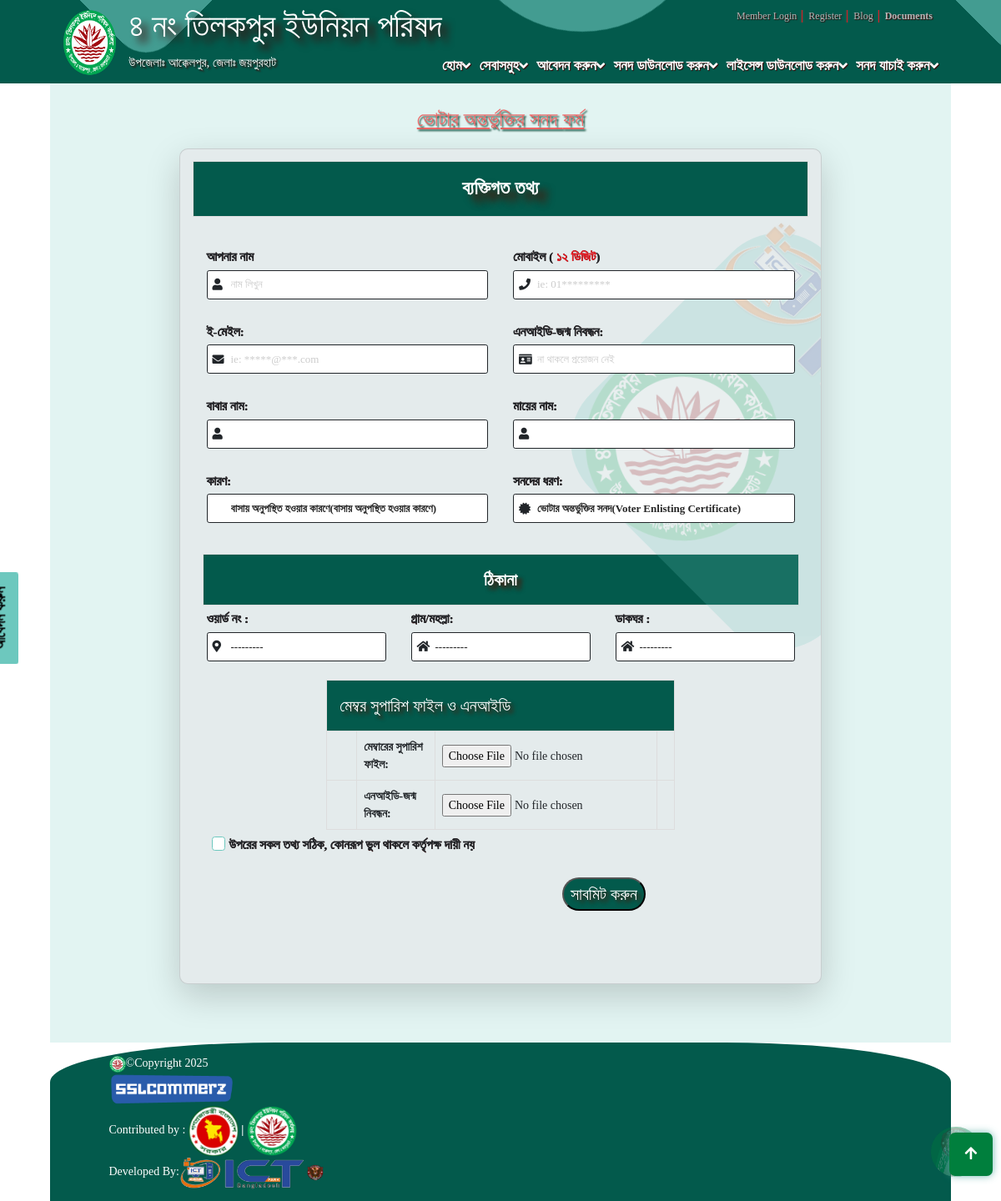
Before: /apply_for_certificate/3/ with the older database file.
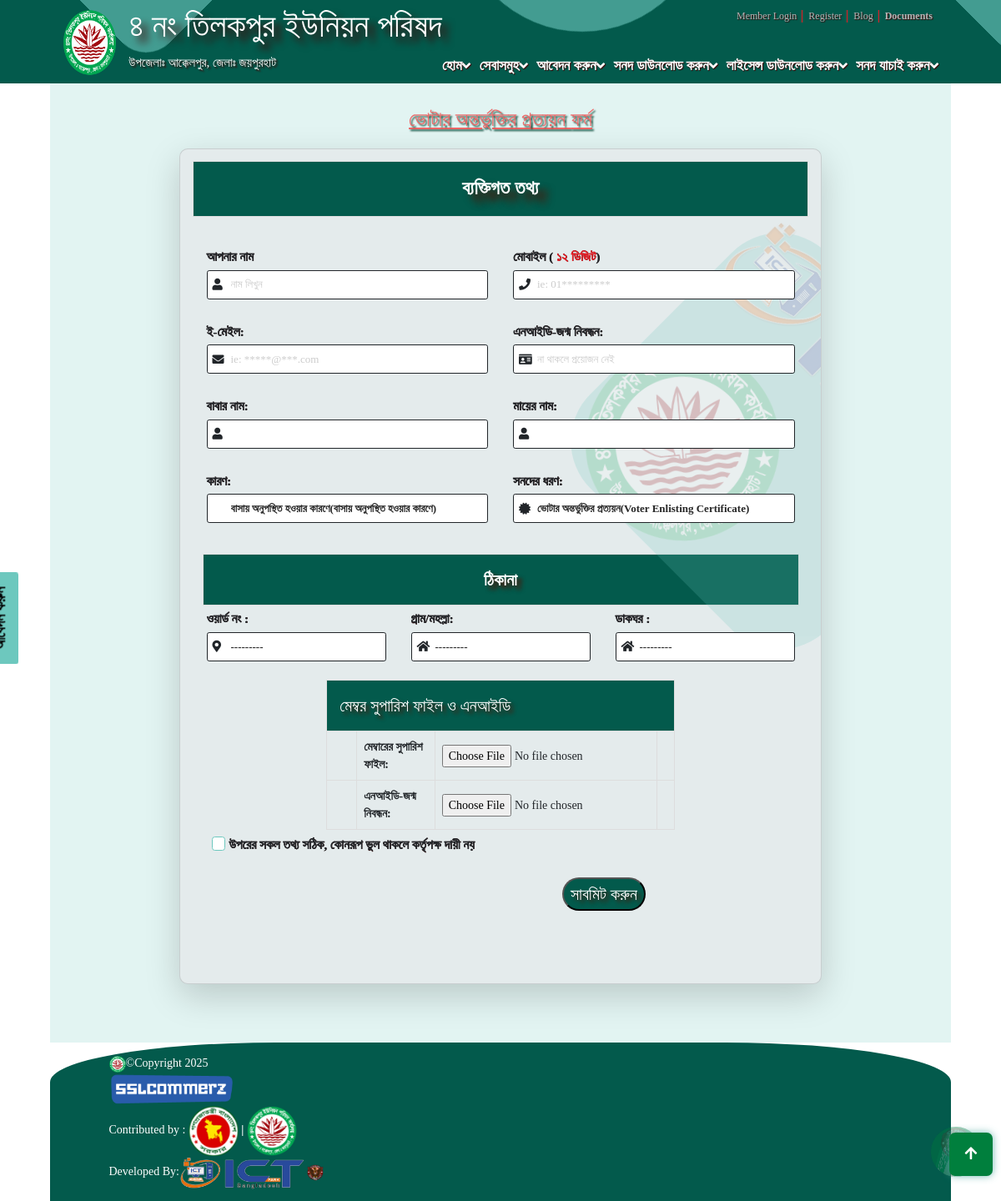
After: the same page with the newer database file.
### certificate/models.py (models this page shows)
class CertificateType(models.Model):
    serial=models.IntegerField(default=10)
    name=models.CharField(max_length=250)
    name_en=models.CharField(max_length=250)
    amount=models.IntegerField(default=10)
    image=models.ImageField(upload_to='media/',blank=True,null=True,)
    is_active=models.BooleanField(default=False)
    class Meta:
        ordering = ['name_en']
        verbose_name=" সনদের ধরণ"
        verbose_name_plural=" সনদের ধরণ"
    def __str__(self):
        return self.name+'('+self.name_en+')'

### certificate/views.py (the view, shortened to what this page needs)
# urls.py: path('apply_for_certificate/<int:id>/',views.ApplyForCertificate.as_view(), name='apply_for_certificate'),
class ApplyForCertificate(View):
    model = CertificateType()
    template_name = 'forms/certificate_form.html'
    def get(self, request, id, *args, **kwargs):
        context={}
        certificate_type=CertificateType.objects.filter(id=id).first()
        context['certificate_type']=certificate_type
        certificate_types=CertificateType.objects.all().order_by('serial')
        context['certificate_types']=certificate_types
        form=CertificateForm(instance=certificate_type)
        form.certificate_type=certificate_type
        adress_form=AdressForm()
        context['form']=form
        context['adress_form']=adress_form
        if certificate_type.id== 1:
            formset = WarishFormSet(queryset=Person.objects.none())
            context['formset']=formset
        if certificate_type.id== 9:
            formset = SamePersonFormSet(queryset=Person.objects.none())
            context['formset']=formset
        return render(request,self.template_name,context)

### templates/forms/certificate_form.html (shortened to what this page needs)
{% extends 'basepage/ictparkbd_layout.html' %}
{% block content %}
{% load static %}
<div class="services">
  <div><h3 style="text-align: center;text-shadow: 2px 2px 2px rgb(11, 73, 55);color:rgb(238, 103, 103);"><u>{{certificate_type.name}} ফর্ম</u></h3></div>
  <div data-v-6f04a53f="" class="memberRegistration py-5">
    <div class="container-wrapper">
      <div class="row justify-content-md-center">
        <div class="col col-lg-10">
          <div class="card login-body shadow-lg rounded-10 py-5">
            <div class="col-sm-12 form-group" >
            <table width="100%" border="1" cellspacing="0" cellpadding="10">
              <thead><th colspan="5" style="height: 30px; background-color: #035a4c; color: #fff;text-shadow: 10px 10px 10px rgb(73, 25, 11);padding: 15px;font-size:23px;text-align:center;">  ব্যক্তিগত তথ্য
               </th></thead>
            </table>
          </div>
                <div class="card-body">
            <span class="shape"><img align="center" src="{% static 'images\ictparkbd_logo.jpg' %}"><img align="center" style="height:60%;margin-top:10%;rotate: -50deg;" src="{% static 'images\tilokpur_logo.png' %}"></span>
            <form  id="form" class="form-row px-3" method="post" action="{% url 'certificate_form' %}">
              <div class="col-sm-12 form-group">
                <div class="row">
                  <div class="col-sm-6">
                    <label for="" class="col-form-label-sm m-0">আপনার নাম</label>
                    <div class="loginBox">
                      {{form.name}}
                    </div>  <div class="invalid-feedback"></div>
                  </div>
                  <div class="col-sm-6">
                    <label for="" class="col-form-label-sm m-0">
                      মোবাইল (
                        <span class="text-danger">১২ ডিজিট</span>)
                    </label>
                    <div class="loginBox">
                      {{form.phone}}
                    </div>  <div class="invalid-feedback"></div>
                  </div>
                </div>
              </div>
              <div class="col-sm-12 form-group">
                <div class="row">
                  <div class="col-sm-6">
                    <label for="" class="col-form-label-sm m-0">{{form.email.label_tag}}</label>
                    <div class="loginBox">
                      {{form.email}}
                    </div>  <div class="invalid-feedback"></div>
                  </div>
                  <div class="col-sm-6">
                    <label for="" class="col-form-label-sm m-0">
                      {{form.nid_file.label_tag}}
                    </label>
                    <div class="loginBox">
                      {{form.nid}}
                    </div>  <div class="invalid-feedback"></div>
                  </div>
                </div>
              </div>
              <div class="col-sm-12 form-group">
                <div class="row">
                    <div class="col-sm-6">
                        <label for="" class="col-form-label-sm m-0">                      {{form.father_name.label_tag}}
                        </label>
                         <div class="loginBox">
                          {{form.father_name}}
                        </div>  <div class="invalid-feedback"></div>
                      </div>
                      <div class="col-sm-6">
                        <label for="" class="col-form-label-sm m-0">                      {{form.mother_name.label_tag}}
                        </label>
                         <div class="loginBox">
                          {{form.mother_name}}
                        </div>  <div class="invalid-feedback"></div>
                      </div>
                </div>
              </div>
              <div class="col-sm-12 form-group">
                <div class="row">
                  {% if form.cause %}
                  <div class="col-sm-6">
                    <label for="" class="col-form-label-sm m-0">{{form.cause.label_tag}}</label>
                    <div class="loginBox">
                      {{form.cause}}
                      <span class="fa fa-default"></span>
                    </div>  <div class="invalid-feedback"></div>
                  </div>
                  {% endif %}
                  <div class="col-sm-6">
                    <label for="" class="col-form-label-sm m-0">{{form.certificate_type.label_tag}}</label> <div class="loginBox">
                      {{form.certificate_type}}
                    </div>  <div class="invalid-feedback"></div>
                  </div>
                </div>
              </div>
              <table width="100%" border="1" cellspacing="0" cellpadding="10">
                <thead><th colspan="5" style="height: 25px; background-color: #035a4c; color: #fff;text-shadow: 5px 5px 5px rgb(73, 25, 11);padding: 15px;font-size:20px;text-align:center;">  ঠিকানা
                  </th></thead>
              </table>
              <div class="col-sm-12 form-group">
                <div class="row">
                  <div class="col-sm-4">
                    <label for="" class="col-form-label-sm m-0">{{adress_form.ward.label_tag}}</label> <div class="loginBox">
                      {{adress_form.ward}}
                    </div>  <div class="invalid-feedback"></div>
                  </div>
                  <div class="col-sm-4">
                    <label for="" class="col-form-label-sm m-0">{{adress_form.village.label_tag}}</label>
                     <div class="loginBox">
                      {{adress_form.village}}
                    </div>  <div class="invalid-feedback"></div>
                  </div>
                  <div class="col-sm-4">
                    <label for="" class="col-form-label-sm m-0">{{adress_form.post_office.label_tag}}</label>
                     <div class="loginBox">
                      {{adress_form.post_office}}
                    </div>  <div class="invalid-feedback"></div>
                  </div>
                </div>
              </div>
              <fieldset style="margin:auto;">
                <table width="100%" border="1" cellspacing="" cellpadding="5" style="margin-right:10%;">
                  <tr><td colspan="4" style="height: 25px; background-color: #035a4c; color: #fff;text-shadow: 4px 4px 4px rgb(73, 25, 11);font-size:20px;padding: 15px;">মেম্বর সুপারিশ ফাইল ও এনআইডি</td></tr>
                  <tbody>
                    <tr>
                        <td width="10%" align="left" valign="middle">&nbsp;</td>
                        <td width="25%" align="left" valign="middle" class="black12">{{form.file.label_tag}}</td>
                        <td width="65%" align="left" valign="middle"><span id="sprytextfield1">
                          <label>
                            {{form.file}}
                          </label>
                        </span>
                      </td>
                        <td width="5%" align="left" valign="middle">&nbsp;</td>
                    </tr>
                    <tr>
                      <td width="10%" align="left" valign="middle">&nbsp;</td>
                      <td width="25%" align="left" valign="middle" class="black12">{{form.nid_file.label_tag}}</td>
                      <td width="65%" align="left" valign="middle"><span id="sprytextfield1">
                        <label>
                          {{form.nid_file}}
                        </label>
                        </span></td>
                      <td width="5%" align="left" valign="middle">&nbsp;</td>
                  </tr>
                </tbody>
              </table>
              </fieldset>
              <div class="col-sm-12 form-group">
                <div class="row">
                  <div class="custom-control custom-checkbox">
                    <div class="col-form-label-sm font-weight-bold mb-0 custom-control custom-checkbox">
                      <input type="checkbox" class="custom-control-input" value="true" id="__BVID__164" required /><label class="custom-control-label" for="__BVID__164">
                        উপরের সকল তথ্য সঠিক, কোনরূপ ভুল থাকলে কর্তৃপক্ষ দায়ী নয়
                      </label>
                    </div> <div class="invalid-feedback"></div>
                  </div>
                </div>
              </div>
              <div class="col-sm-9 form-group">
                <p class="text-right">
                  <button type="submit" class="rounded-50 ml-2" style="height: 40px; background-color: #035a4c; color: #fff;text-shadow: 4px 4px 4px rgb(73, 25, 11);font-size:20px;padding-left:8px;padding-right:8px;">সাবমিট করুন</button>
                </p>
              </div>
            </form>
          </div>
        </div>
      </div>
    </div>
  </div>
</div>
{% endblock  %}

Changed rows visible on the page:
changed CertificateType: name "ভোটার অন্তর্ভুক্তির সনদ" → "ভোটার অন্তর্ভুক্তির প্রত্যয়ন"
Other visible differences:
form field certificate_type: "ভোটার অন্তর্ভুক্তির সনদ(Voter Enlisting Certificate)" → "ভোটার অন্তর্ভুক্তির প্রত্যয়ন(Voter Enlisting Certificate)"
